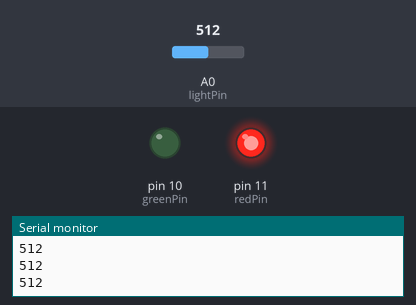
Recording of a sketch running on a simulated Arduino Uno, built with avr-gcc and run on an emulated ATmega328P. Parts: output pins drawn as LEDs (lit = HIGH), the last lines printed to the serial monitor. Inputs (shaded band) come from the test bench; at power-on: A0 (lightPin) = 512.

Above: at 1.2 s.
1.3 s: A0 (lightPin) set to 535
2.8 s: A0 (lightPin) set to 561
At 3.9 s:
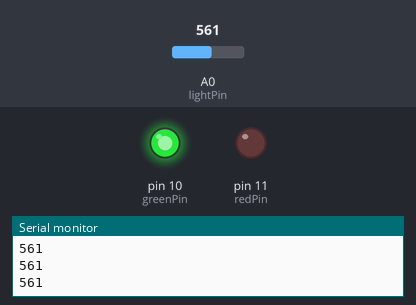
4.5 s: A0 (lightPin) set to 540
At 5.1 s:
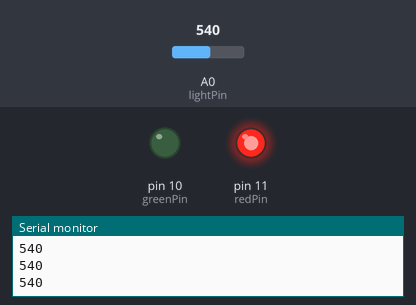
6.0 s: A0 (lightPin) set to 560
At 6.3 s:
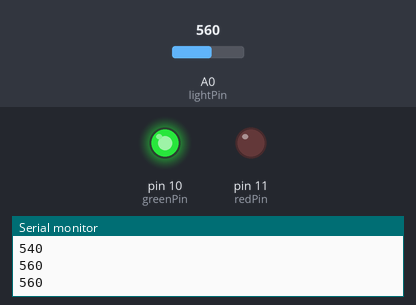
Timing chart, 0 to 8.5 s (numbered marks = the images above; inputs shaded):
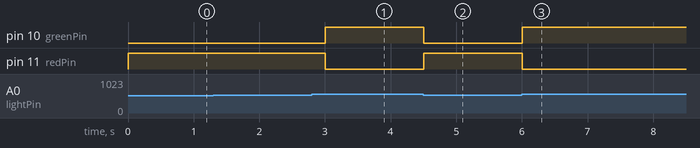

Measured:
- the behaviour switches between 550 and 551 on A0 (lightPin) (found by bisection; images 0 and 1)
- after the input at 2.8 s, pin 10 (greenPin): LOW → HIGH after 0.20 s; pin 11 (redPin): HIGH → LOW after 0.20 s
- after the input at 4.5 s, pin 10 (greenPin): HIGH → LOW at once; pin 11 (redPin): LOW → HIGH at once
- after the input at 6.0 s, pin 10 (greenPin): LOW → HIGH at once; pin 11 (redPin): HIGH → LOW at once

The sketch:

arduino_tutorial_25_understanding_photoresistors.ino
```cpp
int lightPin = A0;
int greenPin = 10;
int redPin = 11;
int lightValue;
int delayValue = 250;

void setup() {
  // put your setup code here, to run once:
  pinMode(lightPin, INPUT);
  pinMode(greenPin, OUTPUT);
  pinMode(redPin, OUTPUT);
  Serial.begin(9600);
}

void loop() {
  // put your main code here, to run repeatedly:
  lightValue = analogRead(lightPin);
  Serial.println(lightValue);
  if (lightValue > 550) {
    digitalWrite(greenPin, HIGH);
    digitalWrite(redPin, LOW);
  }
  if (lightValue <= 550) {
    digitalWrite(greenPin, LOW);
    digitalWrite(redPin, HIGH);
  }
  delay(delayValue);
}
```
